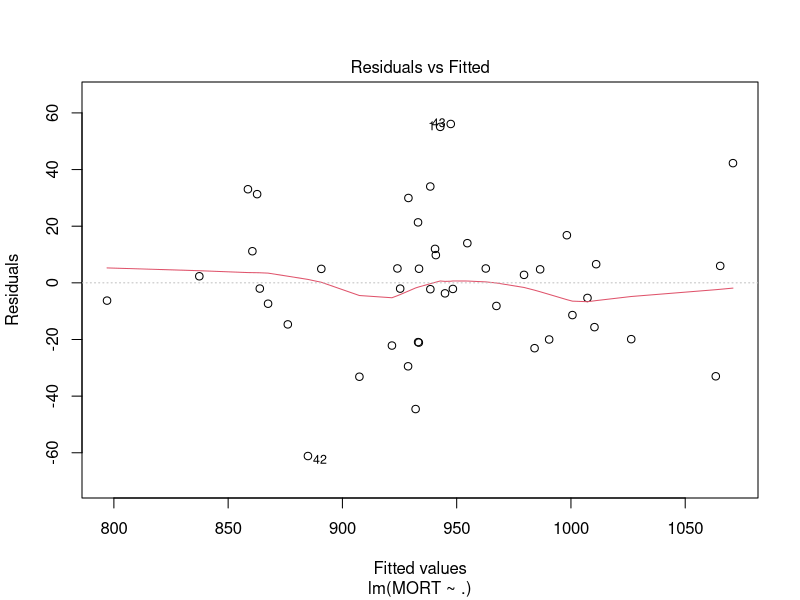
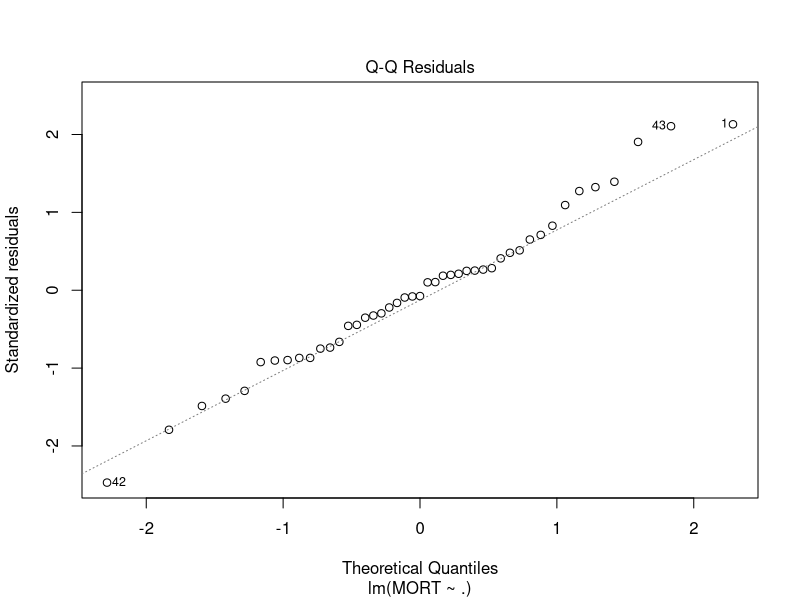
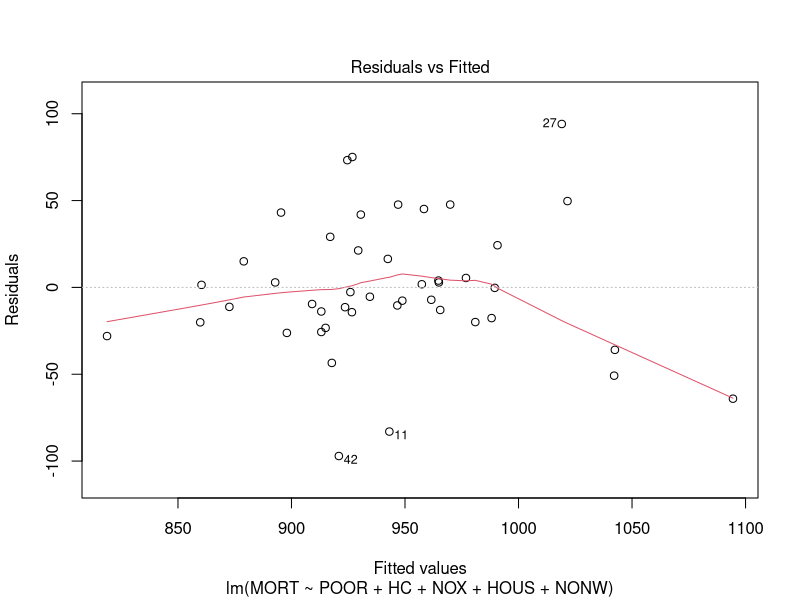
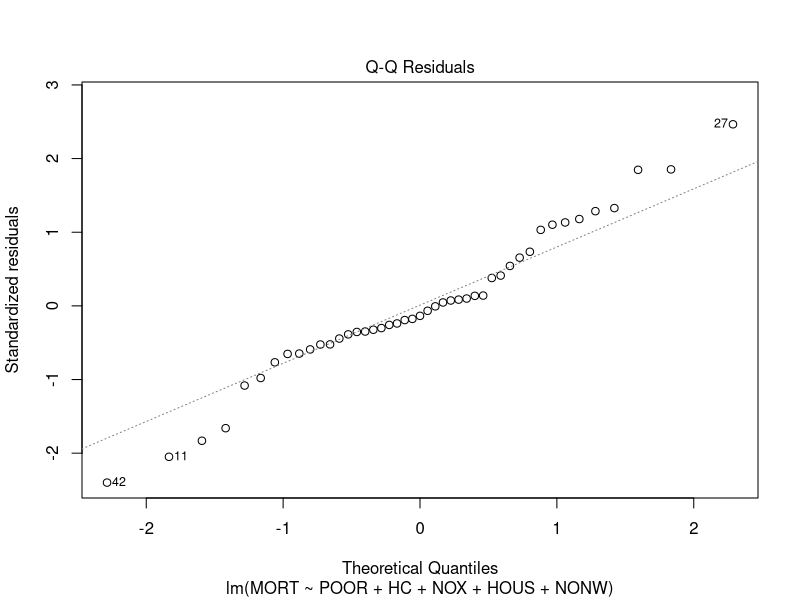

These figures' R source, in order:
## ---- chunk 1
knitr::opts_chunk$set(echo = TRUE)
## ---- chunk 2
x <- read.csv('rutgers-lib-30861_CSV-1.csv')
set.seed(123)
ii <- sample(rep(1:4, each=15))
# this is the training set `pollution-train.dat`
x.tr <- x[ii != 2, ]
# this is the test set `pollution-test.dat`
x.te <- x[ii == 2, ]
# then I saved them to disk:
# write.csv(x.tr, file='pollution-train.dat', row.names=FALSE, quote=FALSE)
# write.csv(x.te, file='pollution-test.dat', row.names=FALSE, quote=FALSE)
## ---- chunk 3
x.tr <- read.table('pollution-train.dat', header=TRUE, sep=',')
# sanity check
head(x.tr)
## ---- chunk 4
full <- lm(MORT ~ . , data=x.tr)
plot(full, which=1)
plot(full, which=2)
## ---- chunk 5
summary(full)
## ---- chunk 6
reduced <- lm(MORT ~ POOR + HC + NOX + HOUS + NONW, data=x.tr)
summary(reduced)
plot(reduced, which=1)
plot(reduced, which=2)
## ---- chunk 7
sum( resid(reduced)^2 )
sum( resid(full)^2 )
## ---- chunk 8
x.te <- read.table('pollution-test.dat', header=TRUE, sep=',')
head(x.te)
## ---- chunk 9
x.te$pr.full <- predict(full, newdata=x.te)  
x.te$pr.reduced <- predict(reduced, newdata=x.te)  
## ---- chunk 10
with(x.te, mean( (MORT - pr.full)^2 ))
with(x.te, mean( (MORT - pr.reduced)^2 ))
## ---- chunk 11
# repeat with different partitions
x <- read.csv('rutgers-lib-30861_CSV-1.csv')
set.seed(456)
ii <- sample(rep(1:4, each=15))
x.tr <- x[ii != 2, ]
x.te <- x[ii == 2, ]
## ---- chunk 12
full <- lm(MORT ~ . , data=x.tr)
reduced <- lm(MORT ~ POOR + HC + NOX + HOUS + NONW, data=x.tr)
## ---- chunk 13
x.te$pr.full <- predict(full, newdata=x.te)
x.te$pr.reduced <- predict(reduced, newdata=x.te)
with(x.te, mean( (MORT - pr.full)^2 ))
with(x.te, mean( (MORT - pr.reduced)^2 ))
